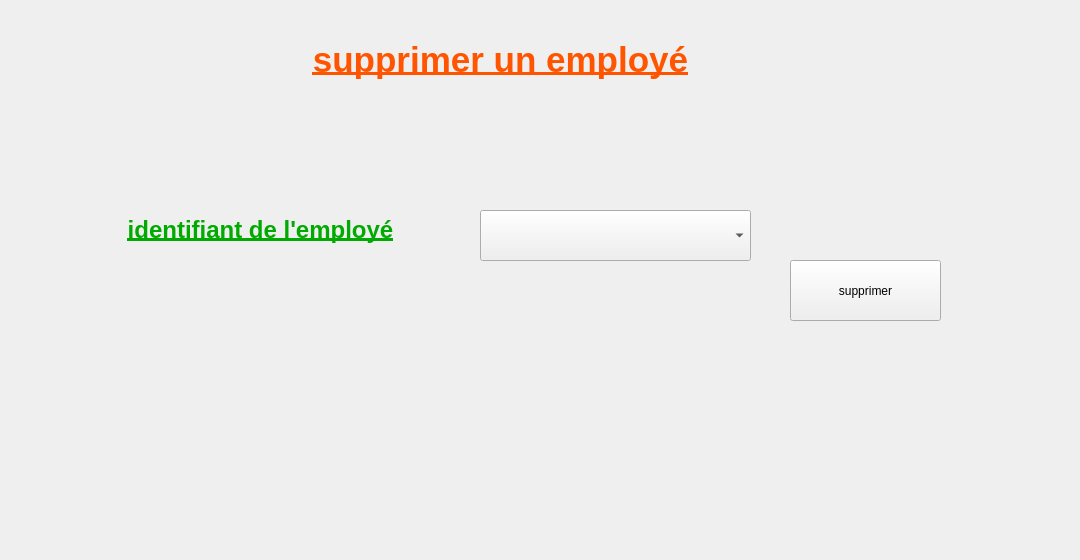
     <widget class="QWidget" name="tab_8">
      <attribute name="title">
       <string>supprimer profils</string>
      </attribute>
      <widget class="QLabel" name="label_6">
       <property name="geometry">
        <rect>
         <x>50</x>
         <y>170</y>
         <width>421</width>
         <height>121</height>
        </rect>
       </property>
       <property name="text">
        <string>&lt;html&gt;&lt;head/&gt;&lt;body&gt;&lt;p align=&quot;center&quot;&gt;&lt;span style=&quot; font-size:18pt; font-weight:600; text-decoration: underline; color:#00aa00;&quot;&gt;identifiant de l'employé&lt;/span&gt;&lt;/p&gt;&lt;/body&gt;&lt;/html&gt;</string>
       </property>
      </widget>
      <widget class="QPushButton" name="pb_supprimer">
       <property name="geometry">
        <rect>
         <x>790</x>
         <y>260</y>
         <width>151</width>
         <height>61</height>
        </rect>
       </property>
       <property name="styleSheet">
        <string notr="true">font: 12pt &quot;MS Shell Dlg 2&quot;;</string>
       </property>
       <property name="text">
        <string>supprimer</string>
       </property>
      </widget>
      <widget class="QLabel" name="label_14">
       <property name="geometry">
        <rect>
         <x>210</x>
         <y>30</y>
         <width>581</width>
         <height>101</height>
        </rect>
       </property>
       <property name="text">
        <string>&lt;html&gt;&lt;head/&gt;&lt;body&gt;&lt;p align=&quot;center&quot;&gt;&lt;span style=&quot; font-size:26pt; font-weight:600; text-decoration: underline; color:#ff5500;&quot;&gt;supprimer un employé&lt;/span&gt;&lt;/p&gt;&lt;p align=&quot;center&quot;&gt;&lt;br/&gt;&lt;/p&gt;&lt;/body&gt;&lt;/html&gt;</string>
       </property>
      </widget>
      <widget class="QComboBox" name="comboBox_suppP">
       <property name="geometry">
        <rect>
         <x>480</x>
         <y>210</y>
         <width>271</width>
         <height>51</height>
        </rect>
       </property>
      </widget>
      <widget class="QLabel" name="label_31">
       <property name="geometry">
        <rect>
         <x>0</x>
         <y>0</y>
         <width>1071</width>
         <height>531</height>
        </rect>
       </property>
       <property name="styleSheet">
        <string notr="true"> 
background-image: url(:/image/pic.jpg);</string>
       </property>
       <property name="text">
        <string/>
       </property>
      </widget>
      <widget class="QLabel" name="label_45">
       <property name="geometry">
        <rect>
         <x>10</x>
         <y>0</y>
         <width>61</width>
         <height>61</height>
        </rect>
       </property>
       <property name="styleSheet">
        <string notr="true"> 
image: url(:/image/logo (1) (1) (1).png);</string>
       </property>
       <property name="text">
        <string/>
       </property>
      </widget>
      <widget class="QLabel" name="label_50">
       <property name="geometry">
        <rect>
         <x>340</x>
         <y>380</y>
         <width>421</width>
         <height>171</height>
        </rect>
       </property>
       <property name="styleSheet">
        <string notr="true">image: url(:/image/image/kindergarten-png-transparent-images-pictures-photos-png-arts-kindergarten-png-images-602_312.png);</string>
       </property>
       <property name="text">
        <string/>
       </property>
      </widget>
      <zorder>label_31</zorder>
      <zorder>label_6</zorder>
      <zorder>pb_supprimer</zorder>
      <zorder>label_14</zorder>
      <zorder>comboBox_suppP</zorder>
      <zorder>label_45</zorder>
      <zorder>label_50</zorder>
     </widget>
